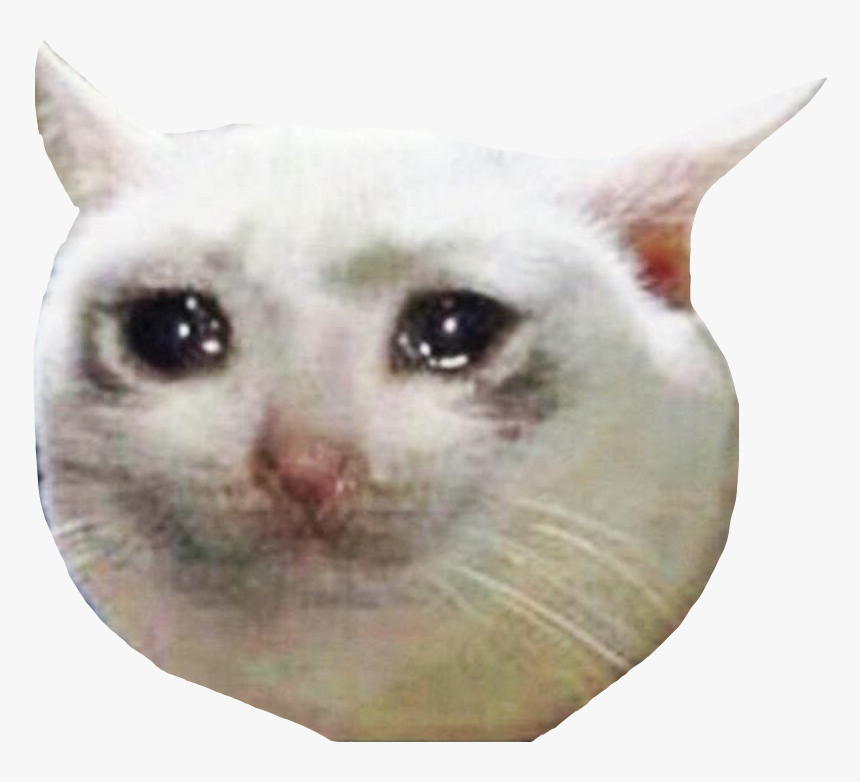
#> input picture cat.png, 860 x 782 px, found by its file name
$ python imgcat.py
#> lines starting #> are read from the running program, lines starting #| are printed output that depends on the picture
import matplotlib.pyplot as plt
from matplotlib.offsetbox import OffsetImage, AnnotationBbox

def getImage(path):
#> called with path = 'cat.png'
    return OffsetImage(plt.imread(path))

paths = [
    'cat.png']

x = [0,1,2,3,4]
y = [0,1,2,3,4]

fig, ax = plt.subplots()
ax.scatter(x, y)

for x0, y0, path in zip(x, y,paths):
    ab = AnnotationBbox(getImage(path), (x0, y0), frameon=False)
    ax.add_artist(ab)
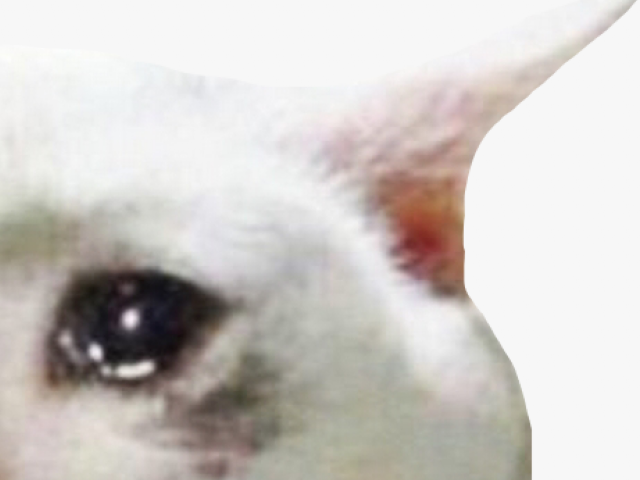
#> figure drawn by matplotlib, 1 panel
